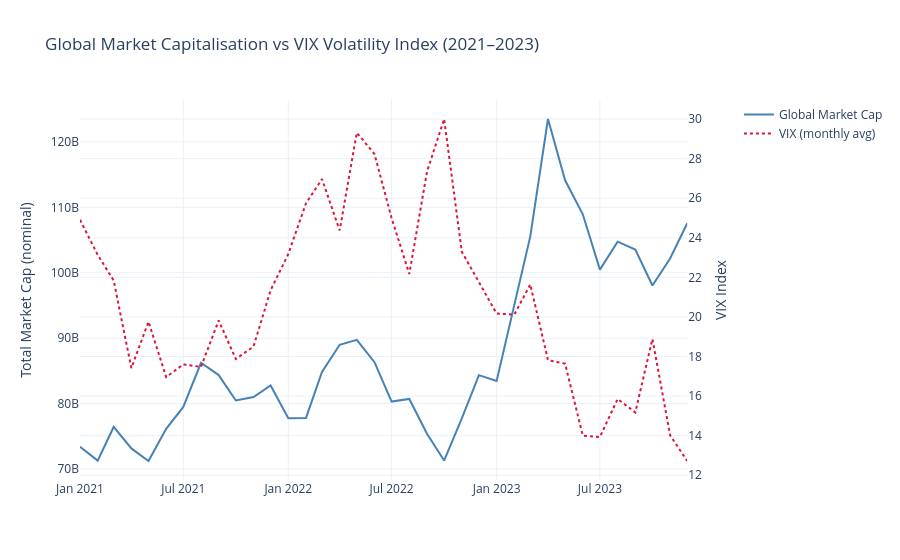

The cell this chart's notebook holds for it:
### Code cell
# Global monthly market cap (all regions combined)
global_monthly = (
    region_monthly
    .groupby('business_date')['total_value']
    .sum()
    .reset_index()
)
merged = global_monthly.merge(vix_monthly, on='business_date', how='inner')

fig = make_subplots(specs=[[{'secondary_y': True}]])

fig.add_trace(
    go.Scatter(x=merged['business_date'], y=merged['total_value'],
                name='Global Market Cap', line=dict(color='steelblue')),
    secondary_y=False
)
fig.add_trace(
    go.Scatter(x=merged['business_date'], y=merged['vix_monthly_avg'],
                name='VIX (monthly avg)', line=dict(color='crimson', dash='dot')),
    secondary_y=True
)

fig.update_layout(
    title='Global Market Capitalisation vs VIX Volatility Index (2021–2023)',
    template='plotly_white',
    hovermode='x unified'
)
fig.update_yaxes(title_text='Total Market Cap (nominal)', secondary_y=False)
fig.update_yaxes(title_text='VIX Index', secondary_y=True)
fig.show()
